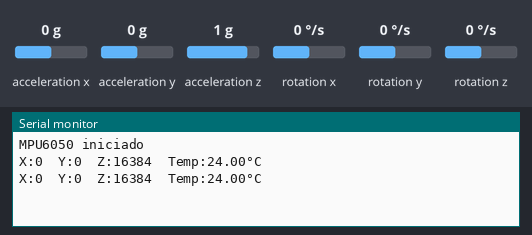
The sketch below on a simulated Arduino Uno, built with avr-gcc and run on an emulated ATmega328P. Shown: the last lines printed to the serial monitor. Wiring (inferred from the names in the program): MPU-6050 motion sensor at I2C address 0x68. The test bench sets the inputs (shaded band); at power-on: acceleration x 0 g, acceleration y 0 g, acceleration z 1 g, rotation x 0 °/s, rotation y 0 °/s, rotation z 0 °/s.

Above: at 1.3 s.
1.4 s: acceleration x set to -1.4 g
At 2.7 s:
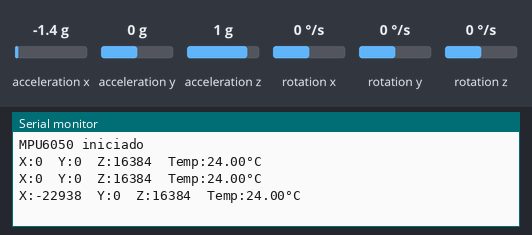
2.9 s: acceleration y set to -1.4 g
At 3.9 s:
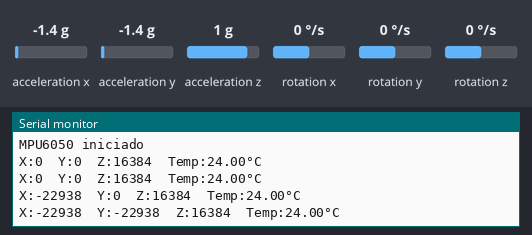
4.4 s: acceleration z set to -1.4 g
At 5.8 s:
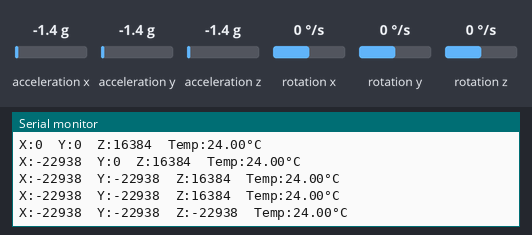

The sketch:

GIROSCOPIO_ACELEROMETRO.ino
```cpp
#include <Wire.h>

// =====================================================
// ENDEREÇO DO MPU6050
// =====================================================

const int ENDERECO_SENSOR = 0x68;

// =====================================================
// VARIÁVEIS
// =====================================================

int16_t acelX;
int16_t acelY;
int16_t acelZ;

int16_t girX;
int16_t girY;
int16_t girZ;

int16_t temperaturaRaw;

float temperaturaC;

// =====================================================
// SETUP
// =====================================================

void setup()
{
  Serial.begin(9600);

  Wire.begin();

  // Inicializa o MPU6050
  Wire.beginTransmission(ENDERECO_SENSOR);
  Wire.write(0x6B);
  Wire.write(0x00);
  Wire.endTransmission(true);

  delay(100);

  Serial.println("MPU6050 iniciado");
}

// =====================================================
// LOOP
// =====================================================

void loop()
{
  // ===================================================
  // Solicita dados a partir do registrador 0x3B
  // ===================================================

  Wire.beginTransmission(ENDERECO_SENSOR);
  Wire.write(0x3B);
  Wire.endTransmission(false);

  Wire.requestFrom(ENDERECO_SENSOR, 14, true);

  // Verifica se recebeu os 14 bytes
  if (Wire.available() >= 14)
  {
    // =================================================
    // ACELERÔMETRO
    // =================================================

    acelX = (Wire.read() << 8) | Wire.read();
    acelY = (Wire.read() << 8) | Wire.read();
    acelZ = (Wire.read() << 8) | Wire.read();

    // =================================================
    // TEMPERATURA
    // =================================================

    temperaturaRaw = (Wire.read() << 8) | Wire.read();

    // Conversão para Celsius
    temperaturaC = (temperaturaRaw / 340.0) + 36.53;

    // =================================================
    // GIROSCÓPIO
    // =================================================

    girX = (Wire.read() << 8) | Wire.read();
    girY = (Wire.read() << 8) | Wire.read();
    girZ = (Wire.read() << 8) | Wire.read();

    // =================================================
    // SERIAL PLOTTER
    // =================================================

    Serial.print("X:");
    Serial.print(acelX);

    Serial.print("\tY:");
    Serial.print(acelY);

    Serial.print("\tZ:");
    Serial.print(acelZ);

    Serial.print("\tTemp:");
    Serial.print(temperaturaC, 2);
    Serial.println("°C");
  }

  delay(1000);
}
```

Measured:
- after the input at 1.4 s, the serial monitor: prints a new line after 0.71 s (image 1)
- after the input at 2.9 s, the serial monitor: prints a new line after 0.21 s (image 2)
- after the input at 4.4 s, the serial monitor: prints a new line after 0.72 s (image 3)
